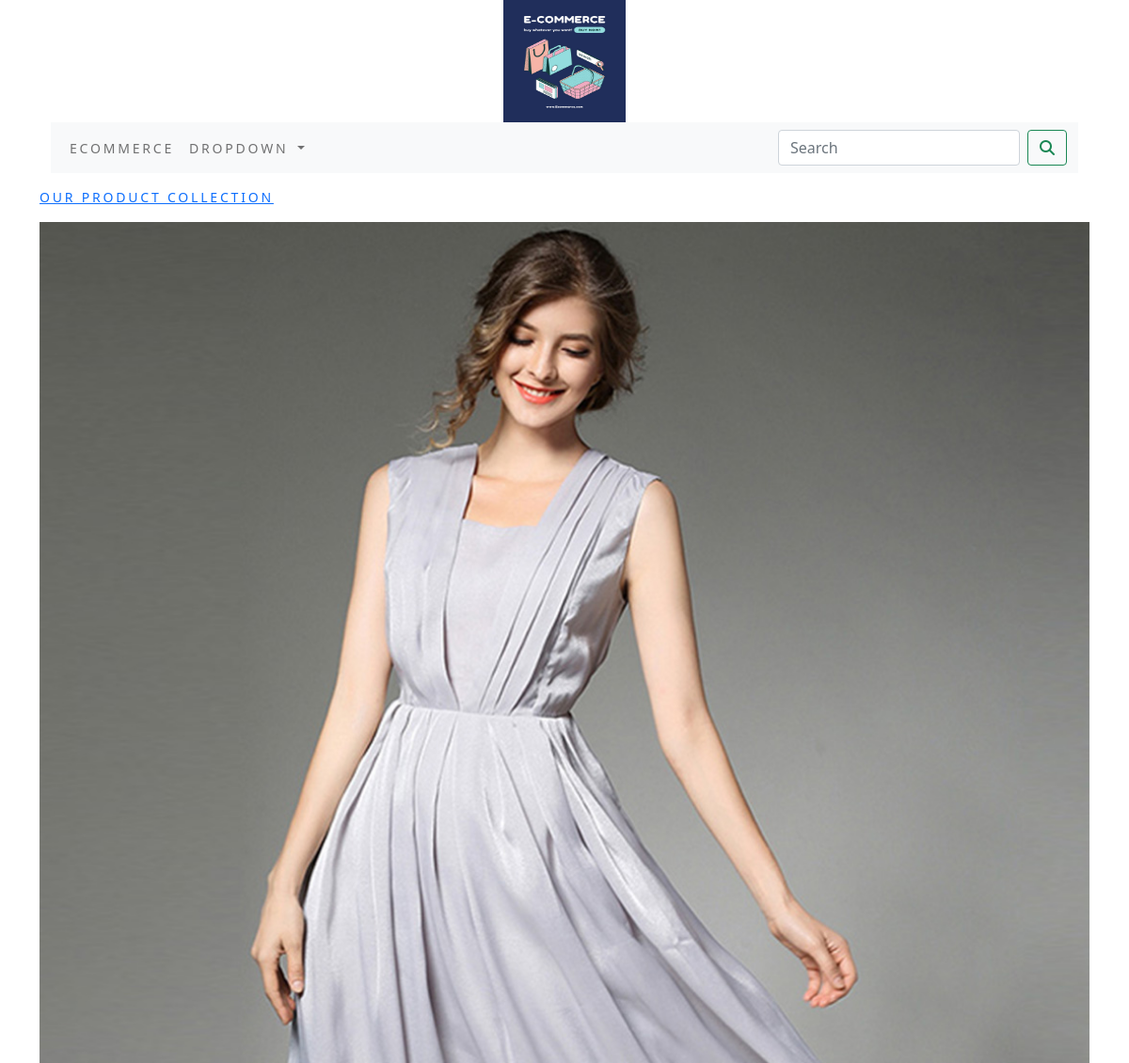
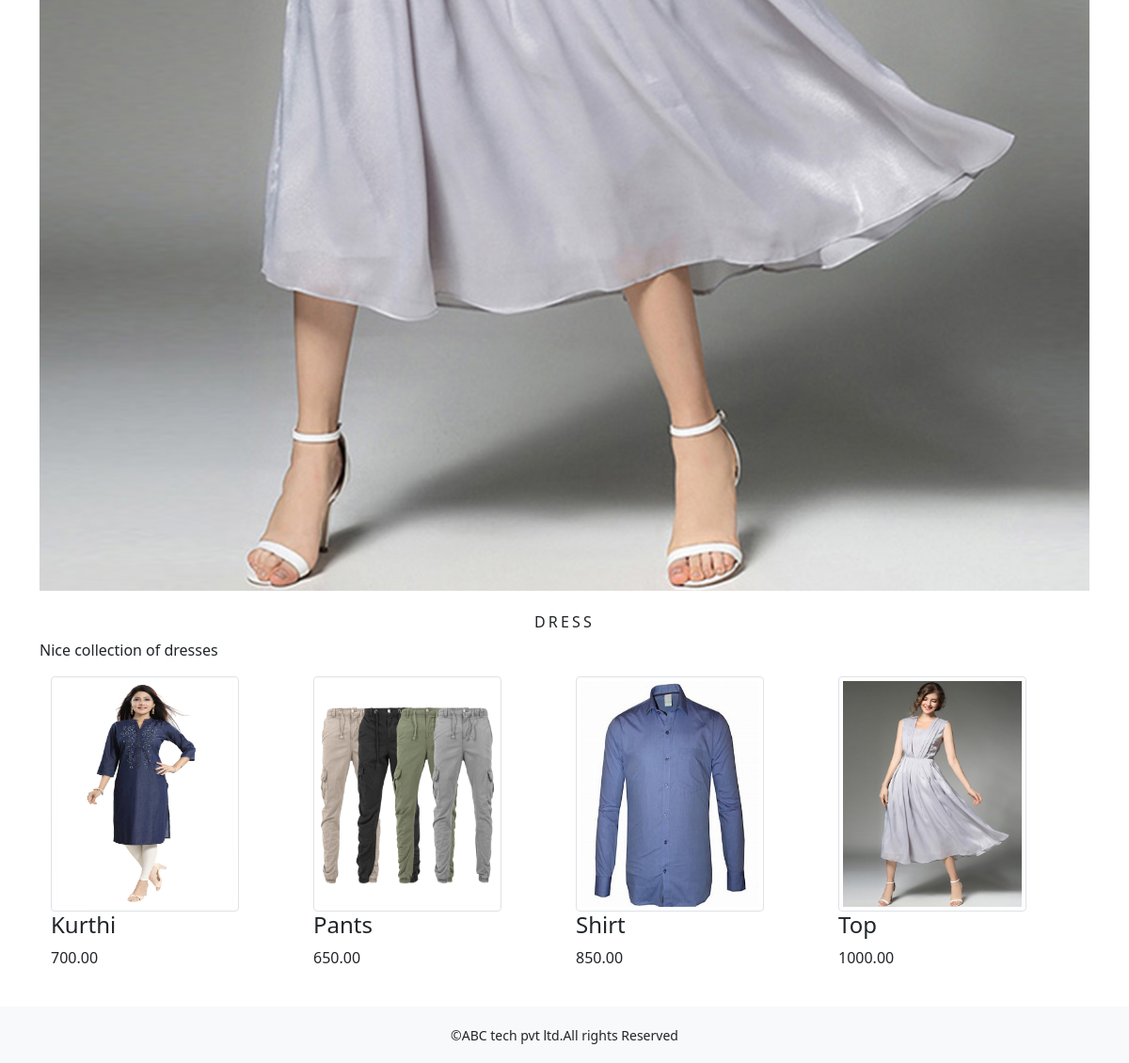
/shop/dress/, run on the app's committed database (2 pictures, top to bottom).
### Ecommerceapp/models.py (models this page shows, shortened)
class Category(models.Model):
    name=models.CharField(max_length=250,unique=True)
    slug=models.SlugField(max_length=250,unique=True)
    description=models.TextField(blank=True)
    image=models.ImageField(upload_to='category',blank=True)
    class Meta:
        ordering=('name',)
        verbose_name='category'
        verbose_name_plural='categories'
    def get_url(self):
        return reverse('Ecommerceapp:products_by_category',args=[self.slug])

class Products(models.Model):
    name=models.CharField(max_length=250,unique=True)
    slug = models.SlugField(max_length=250, unique=True)
    description = models.TextField(blank=True)
    price = models.DecimalField(max_digits=10,decimal_places=2)
    category=models.ForeignKey(Category,on_delete=models.CASCADE)
    image = models.ImageField(upload_to='product', blank=True)
    stock=models.IntegerField()
    available=models.BooleanField(default=True)
    created=models.DateTimeField(auto_now_add=True)
    updated=models.DateTimeField(auto_now_add=True)
    def get_url(self):
        return reverse('Ecommerceapp:productCatdetail',args=[self.category.slug,self.slug])
    class Meta:
        ordering = ('name',)
        verbose_name = 'product'
        verbose_name_plural = 'products'

### Ecommerceapp/views.py (the view)
# urls.py: path('',views.allprocat,name='allprocat'),
def allprocat(request,c_slug=None):
    c_page=None
    products_list=None
    if c_slug!=None:
        c_page=get_object_or_404(Category,slug=c_slug)
        products_list=Products.objects.filter(category=c_page,available=True)
    else:
        products_list=Products.objects.all().filter(available=True)
    paginator=Paginator(products_list,8)
    try:
        page=int(request.GET.get('page','1'))
    except:
        page=1
    try:
        products=paginator.page(page)
    except(EmptyPage,InvalidPage):
        products=paginator.page(paginator.num_pages)
    return render(request,"category.html",{'category':c_page,'products':products})

### Ecommerceapp/context_processors.py (called while the page is built)
def menu_links(request):
    links=Category.objects.all()
    return dict(links=links)

### cart/context_processors.py (called while the page is built)
def counter(request):
    item_count=0
    if 'admin' in request.path:
        return {}
    else:
        try:
            cart=cart=Cart.objects.filter(cart_id=__cart_id(request))
            car_items=CartItem.objects.all().filter(cart=cart[:1])
            for cart_item in car_items:
                item_count += cart_item.quantity
        except Cart.DoesNotExist:
            item_count=0
    return dict(item_count=item_count)

### cart/views.py (called while the page is built)
def __cart_id(request):
    cart=request.session.session_key
    if not cart:
        cart=request.session.create()
    return cart

### templates/category.html (shortened to what this page needs)
{% extends 'base.html' %}
{% load static %}
{% block content %}
{% if category %}
    <div>
        <div class="row my_row_class">
            <div class="mx_auto">
                <p><a href="{% url 'Ecommerceapp:allprocat' %}" class="nav-item">Our product collection</a></p>
            </div>
        </div>
    </div>
    <div class="mx_auto">
        <img class="my_image" src="{{category.image.url}}" alt="{{category.name}}">
    </div>
    <br>
    <div>
        <h1 class="text-center my_title">{{category.name}}</h1>
        <p class="text-justify">{{category.description}}</p>
    </div>
{% endif %}
<div class="container">
<div class="row">
        {% for product in products.object_list %}
            <div class="col-md-3">
                <div>
                    <a href="{{product.get_url}}">
                        <img class="img-thumbnail" style="width:200px;height:250px;" src="{{product.image.url}}" alt="{{product.name}}"></a>
                    <div>
                        <h4>{{product.name}}</h4>
                        <p>{{product.price}}</p>
                    </div>
                </div>
                </div>
        {% endfor %}
</div>
    <br>
</div>
{% endblock %}

### static/css/custom.css (style rules this page uses)
.nav-item { letter-spacing: .2em; font-size: 14px; text-transform: uppercase; }
.my_row_class { padding-top: 15px; }
.my_row_class .mx_auto { color: #000; font-size: 12px; }
.my_title { font-size: 16px; text-transform: uppercase; letter-spacing: .2em; }
.my_image { width: 100%; height: auto; }

### data on the page
Category: image (picture), name "DRESS", description "Nice collection of dresses"
Products: image (picture), name "Kurthi", price "700.00"
Products: image (picture), name "Pants", price "650.00"
Products: image (picture), name "Shirt", price "850.00"
Products: image (picture), name "Top", price "1000.00"
